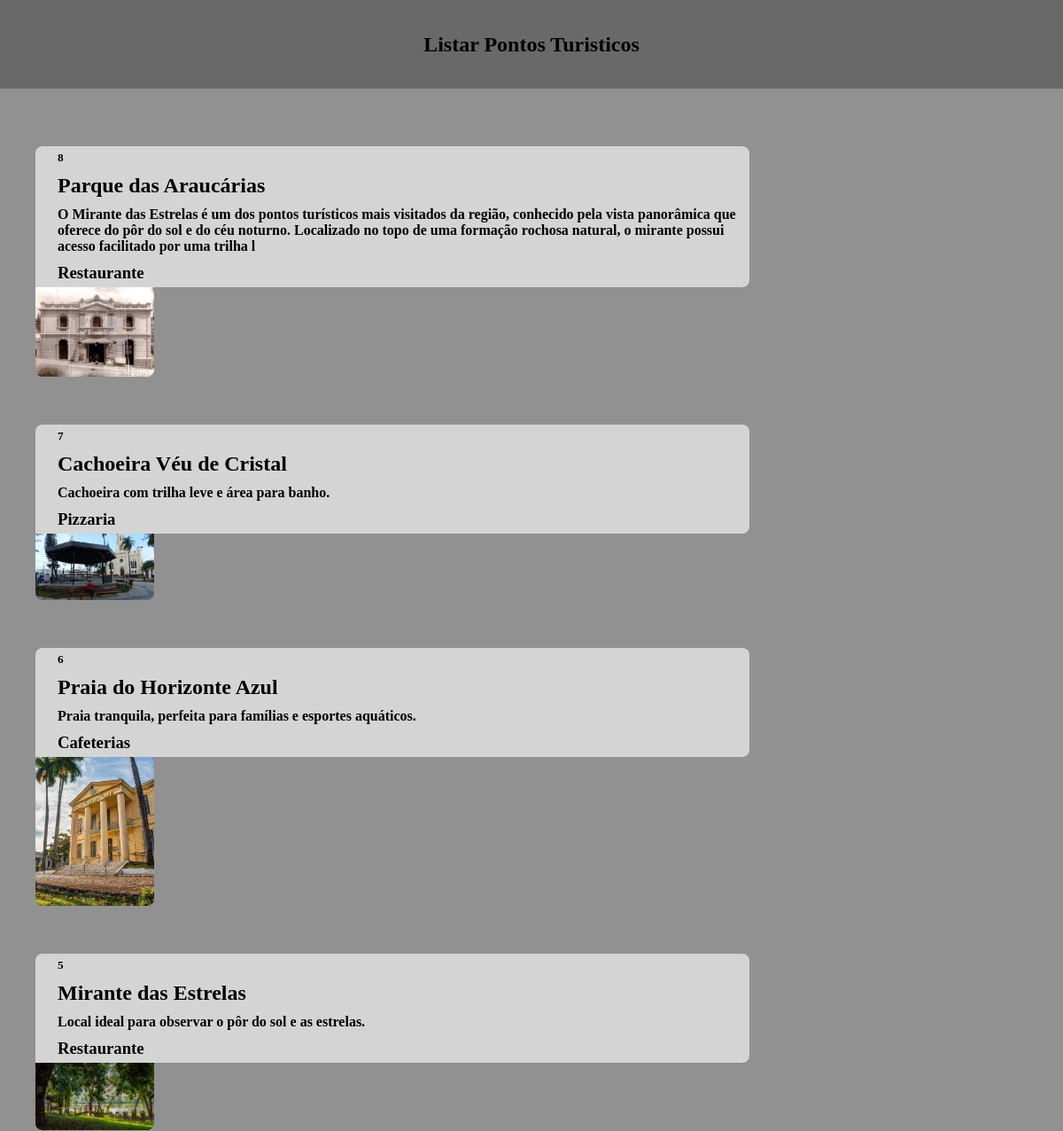
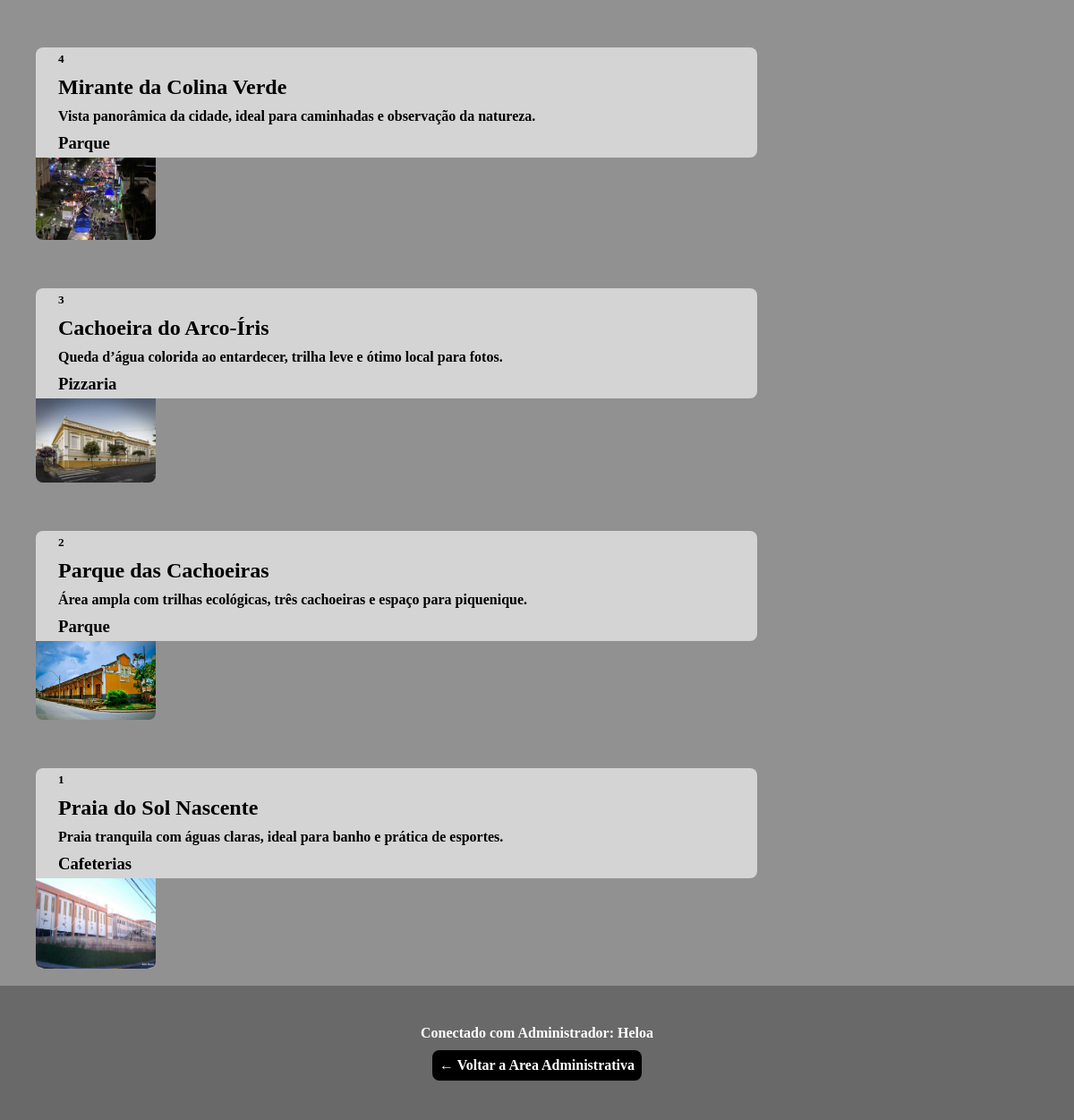
The app's page /listar.php (signed in) with its own data (2 pictures, top to bottom).
### tables this page shows
CREATE TABLE tb_turismo (
id_turismo			INT NOT NULL AUTO_INCREMENT,
titulo				VARCHAR(255) NOT NULL,
endereco				TEXT NOT NULL,
imagem            varchar(255) NOT NULL,
informacoes       VARCHAR(255) NOT NULL,
telefone       VARCHAR(20) NOT NULL,
id_categoria     INT,
PRIMARY KEY(id_turismo)
);

CREATE TABLE tb_categoria(
id_categoria			INT NOT NULL AUTO_INCREMENT,
nome				VARCHAR(255) NOT NULL,
PRIMARY KEY(id_categoria)
);

### listar.php (the view, shortened to what this page needs)
<?php
include_once 'conexao.php';
?>
<!DOCTYPE html>
<html lang="pt-br">
<head>
    <link rel="stylesheet" href="style_listar.css">
</head>
<body>
    <header>
        <h2>
            Listar Pontos Turisticos
        </h2>
    </header>
    <main> <?php
            $sql = "SELECT tb_turismo.id_turismo, tb_turismo.titulo, tb_turismo.endereco, tb_turismo.imagem, tb_turismo.id_categoria, tb_turismo.informacoes, tb_turismo.telefone, tb_categoria.nome
                        FROM tb_turismo,tb_categoria
                        WHERE tb_turismo.id_categoria=tb_categoria.id_categoria
                        ORDER BY id_turismo DESC;";
            $consulta = mysqli_execute_query($conexao, $sql);
            if (mysqli_num_rows($consulta) == 0) {
                echo "<h1>❌ Não existe nenhum artigo cadastrado.</h1>";
            } else {
                while ($dados = mysqli_fetch_array($consulta)) {
                    echo "
            <article onclick=\"window.location='detalhes_adm.php?id={$dados['id_turismo']}'\">
            <h5>{$dados['id_turismo']}</h5>
            <h2>{$dados['titulo']}</h2>
            <h4>{$dados['informacoes']}</h4>
            <h3>{$dados['nome']}</h3>
            <img src='img/dados_imagem/$dados[3]' style='width:15%;border-radius:0px 0px 8px 8px'>
        </article>
        ";
                }
            }
            ?>
    </main>
    <footer>
        <p>Conectado com Administrador: <?php echo $_SESSION['usuario']; ?></p>
        <a href="admin.php">← Voltar a Area Administrativa</a>
    </footer>
</body>
</html>

### style_listar.css (style rules this page uses)
* { margin: 0; border: 0 ; text-decoration: none; box-sizing:border-box; padding: 0; }
body { background-repeat: no-repeat; background-size:cover; display: flex; flex-direction: column; align-items: center; justify-content: center; }
header { height: 100px; width: 100%; background-color: dimgray; display: flex; justify-content: center; align-items: center; }

### records on screen
tb_turismo: id_turismo "8", titulo "Parque das Araucárias", informacoes "O Mirante das Estrelas é um dos pontos turísticos mais visitados da região, conhecido pela vista panorâmica que oferece do pôr do sol e do céu noturno. Localizado no topo de uma formação rochosa natural, o mirante possui acesso facilitado por uma trilha l", id_categoria.nome "Restaurante", imagem (picture)
tb_turismo: id_turismo "7", titulo "Cachoeira Véu de Cristal", informacoes "Cachoeira com trilha leve e área para banho.", id_categoria.nome "Pizzaria", imagem (picture)
tb_turismo: id_turismo "6", titulo "Praia do Horizonte Azul", informacoes "Praia tranquila, perfeita para famílias e esportes aquáticos.", id_categoria.nome "Cafeterias", imagem (picture)
tb_turismo: id_turismo "5", titulo "Mirante das Estrelas", informacoes "Local ideal para observar o pôr do sol e as estrelas.", id_categoria.nome "Restaurante", imagem (picture)
tb_turismo: id_turismo "4", titulo "Mirante da Colina Verde", informacoes "Vista panorâmica da cidade, ideal para caminhadas e observação da natureza.", id_categoria.nome "Parque", imagem (picture)
tb_turismo: id_turismo "3", titulo "Cachoeira do Arco-Íris", informacoes "Queda d’água colorida ao entardecer, trilha leve e ótimo local para fotos.", id_categoria.nome "Pizzaria", imagem (picture)
tb_turismo: id_turismo "2", titulo "Parque das Cachoeiras", informacoes "Área ampla com trilhas ecológicas, três cachoeiras e espaço para piquenique.", id_categoria.nome "Parque", imagem (picture)
tb_turismo: id_turismo "1", titulo "Praia do Sol Nascente", informacoes "Praia tranquila com águas claras, ideal para banho e prática de esportes.", id_categoria.nome "Cafeterias", imagem (picture)

### other values on screen
$_SESSION['usuario'] "Heloa"
